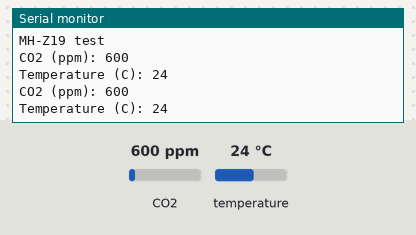
Bench run of a sketch on a simulated ESP32. Shown: the last lines printed to the serial monitor. Inputs (shaded band) come from the test bench; at power-on: CO2 600 ppm, temperature 24 °C.

Above: at 4.8 s.
4.9 s: CO2 set to 452 ppm
At 6.7 s:
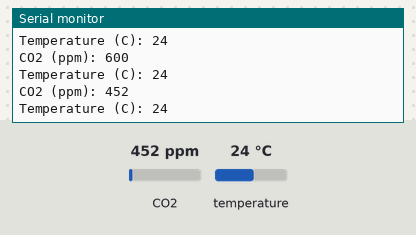
7.9 s: temperature set to 12 °C
At 9.0 s:
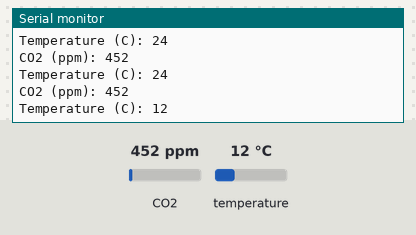
10.9 s: CO2 set to 1050 ppm
At 13.6 s:
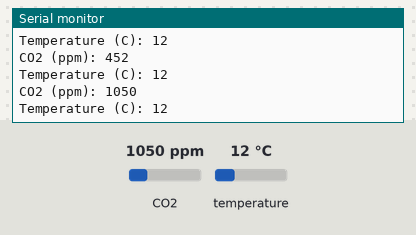
Timing chart, 0 to 15.1 s (numbered marks = the images above; inputs shaded):
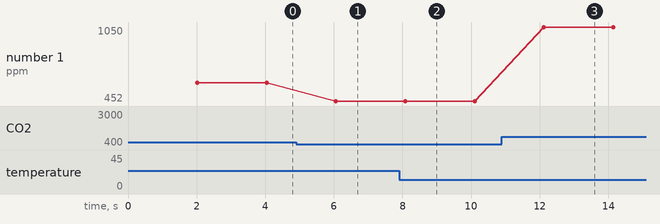

The sketch:

test_MH-Z19_V1.ino
```cpp
// Based on MHZ19 BasicExample

#include <Arduino.h>
#include "MHZ19.h"

#define RX_PIN 16                                          // Rx pin which the MHZ19 Tx pin is attached to
#define TX_PIN 17                                          // Tx pin which the MHZ19 Rx pin is attached to
#define BAUDRATE 9600                                      // Device to MH-Z19 Serial baudrate (should not be changed)

MHZ19 myMHZ19;                                             // Constructor for library

HardwareSerial mySerial(1);                              // (ESP32 Example) create device to MH-Z19 serial

unsigned long getDataTimer = 0;

void setup()
{
  Serial.begin(115200);
  while (!Serial);   // time to get serial running
  Serial.println(F("MH-Z19 test"));

  mySerial.begin(BAUDRATE, SERIAL_8N1, RX_PIN, TX_PIN); // (ESP32 Example) device to MH-Z19 serial start
  myMHZ19.begin(mySerial);                                // *Serial(Stream) refence must be passed to library begin().

  // calibration
  /*    myMHZ19.setRange(2000);
      myMHZ19.calibrateZero();
      myMHZ19.setSpan(2000);
  */
  myMHZ19.autoCalibration(true); // Turn auto calibration ON (OFF autoCalibration(false))
}

void loop()
{
  if (millis() - getDataTimer >= 2000)
  {
    int CO2;

    /* note: getCO2() default is command "CO2 Unlimited". This returns the correct CO2 reading even
      if below background CO2 levels or above range (useful to validate sensor). You can use the
      usual documented command with getCO2(false) */

    CO2 = myMHZ19.getCO2();                             // Request CO2 (as ppm)

    Serial.print("CO2 (ppm): ");
    Serial.println(CO2);

    int8_t Temp;
    Temp = myMHZ19.getTemperature();                     // Request Temperature (as Celsius)
    Serial.print("Temperature (C): ");
    Serial.println(Temp);

    getDataTimer = millis();
  }
}
```

Measured:
- after the input at 4.9 s, the serial monitor: prints a new line after 1.2 s (image 1)
- after the input at 7.9 s, the serial monitor: prints a new line after 0.18 s (image 2)
- after the input at 10.9 s, the serial monitor: prints a new line after 1.2 s (image 3)
- plotted number 1: 600 → 452 after the input at 4.9 s, 452 → 1050 after the input at 10.9 s
